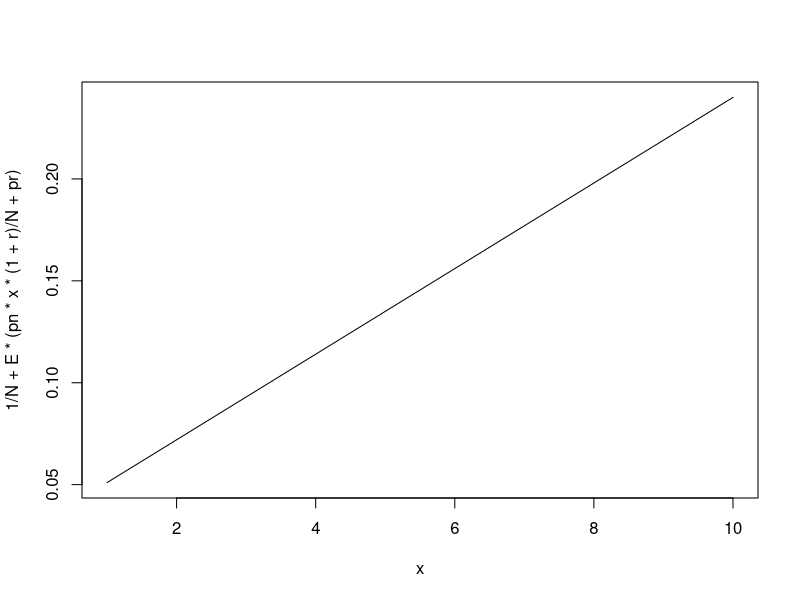

Write R code to recreate this figure. (Note: this script raises an error after producing the figure.)
N=50
E=1
pn=0.7
pr=0.01
r=0.5
n=5000 #simulation iterations
born.to.central=0 # Do more central mothers have more newborns?
mr=25 # mutation rate
tthre=0.05 # trait similarity threshold

curve(1/N + E*(pn*x*(1+r)/N + pr), from=1,to=10)

init.empty=rep(0,N*N)
init=sample(0:1,N*N,replace=T,prob=c(0.95,0.05))
init=init.empty
initm=matrix(init, ncol=N,nrow=N)
diag(initm)=1
initn=network(initm,directed=F)
plot(initn,displayisolates=T)
network.density(initn)
gtrans(initn,mode="graph")
cug.test(initn,gtrans,cmode="edges",mode="graph")


# random relatedness matrix
relat=runif(N*N,0,0.5)
# generating trait values
#### MAKE CONTINUOUS TRAIT
#trait=1:N
trait=runif(N,0.1)
m=initm
cc=rep(0,n)
density=rep(0,n)
degree.of.dead=rep(0,n)
traits=rep(0,n)
assort=rep(0,n)

for (i in 1:n){
  if (born.to.central == 0) mother=sample(1:N,1)
  else mother=sample(1:N,1,prob=rowSums(m))
  vec=rep(0,N+1)
  m=cbind(m,vec)
  m=rbind(m,vec)
  m[mother,N+1]=1
  m[N+1,mother]=1
  trait=c(trait,trait[mother])
  if (sample(1:mr,1)==1){ # mutation happens
    #trait[N+1]=i+N
    trait[N+1]=rnorm(1,mean=trait[mother],sd=0.1) # newborn gets a trait similar to his mother
    if (trait[N+1]>1) trait[N+1]=trait[N+1]-1 # making a torus
    if (trait[N+1]<0) trait[N+1]=1+trait[N+1]
  } 
  for (j in 1:N){ # connecting the newborn
    if (j==mother) next
    if(trait[mother]-trait[j]==tthre) { 
      rc.prob=sqrt(E*pr) #random connection increases when sharing traits
      fc.prob=sqrt(E*pn) #connections to mother's friends increase with sharing traits
      tbased=E*pn
    }
    else {
      rc.prob=E*pr
      fc.prob=E*pn
      tbased=E*pr
    }
     if (m[mother,j]==1) connect=sample(0:1,1,prob=c(1-fc.prob,fc.prob))
     else connect=sample(0:1,1,prob=c(1-rc.prob,rc.prob))
#    connect=sample(0:1,1,prob=c(1-tbased,tbased))
    m[j,N+1]=connect
    m[N+1,j]=connect
    m[N+1,N+1]=1
  }
#  j=sample(1:N,1) #modifying connections among existing individuals
#  k=sample(1:N,1)
  # connect according to correlation in friends
#   if (k!=j && m[j,k]==0) {
#     cor=1-sum(abs(m[j,]-m[k,]))/N # the correlation in their friends
#     #if (m[j,k]==0) connect=sample(0:1,1,prob=c(1-cor,cor))
#     connect=sample(0:1,1,prob=c(1-cor,cor))
#     #m[j,k]=connect
#     #m[k,j]=connect
#   }
  dead=sample(1:(N+1),1)
  #degree.of.dead[i]=rowSums(m)[dead]
  m=m[-dead,-dead]
  trait=trait[-dead]
  #E=E-0.00005
  newnet=network(m,directed=F)
  #if (n %% 1000 == 0) plot(newnet,displayisolates=T,edge.col="black",vertex.border="black")
  cc[i]=gtrans(newnet,mode="graph")
  density[i]=network.density(newnet)
  #traits[i]=trait[mother]
  igraph=graph.adjacency(m,mode="undirected")
  assort[i]=assortativity(igraph,trait,directed=F)
}
beep()

mean(degree.of.dead)
mean(density)
mean(cc)
mean(assort)

# Continuous trait coloring
cols=color.scale(trait,cs1=1)
plot(newnet,displayisolates=T,vertex.col=cols,edge.col="black",vertex.border="black")

trait=as.numeric(factor(trait),levels=1:length(unique(trait)))
cols=brewer.pal(length(unique(trait)),"Paired")
plot(newnet,displayisolates=T,vertex.col=cols[trait],edge.col="black",vertex.border="black")
par(xpd=T)
plot(cc,type="l",col="blue", ylim=c(min(density,cc,assort),1),xlab="Time",ylab="")
lines(density,col="red")
lines(assort,col="green")
legend ("top",inset=c(0,-0.275),c("Density","Clustering coeficient","Assortativty"),lty=c(1,1,1),lwd=c(2.5,2.5,2.5),col=c("red","blue","green"))
legend (2000,1.5,c("Density","Clustering coeficient","Assortativty"),lty=c(1,1,1),lwd=c(2.5,2.5,2.5),col=c("red","blue","green"))

plot(density,cc,main=("Born to central mothers"))
cor.test(density,cc)
density.random=density
cc.random=cc
density09=density
cc09=cc
density05=density
cc05=cc
density01=density
cc01=cc


newnet=network(m,directed=F)

network.density(newnet)
gtrans(newnet,mode="graph")
cug.test(newnet,gtrans,cmode="edges",mode="graph")
